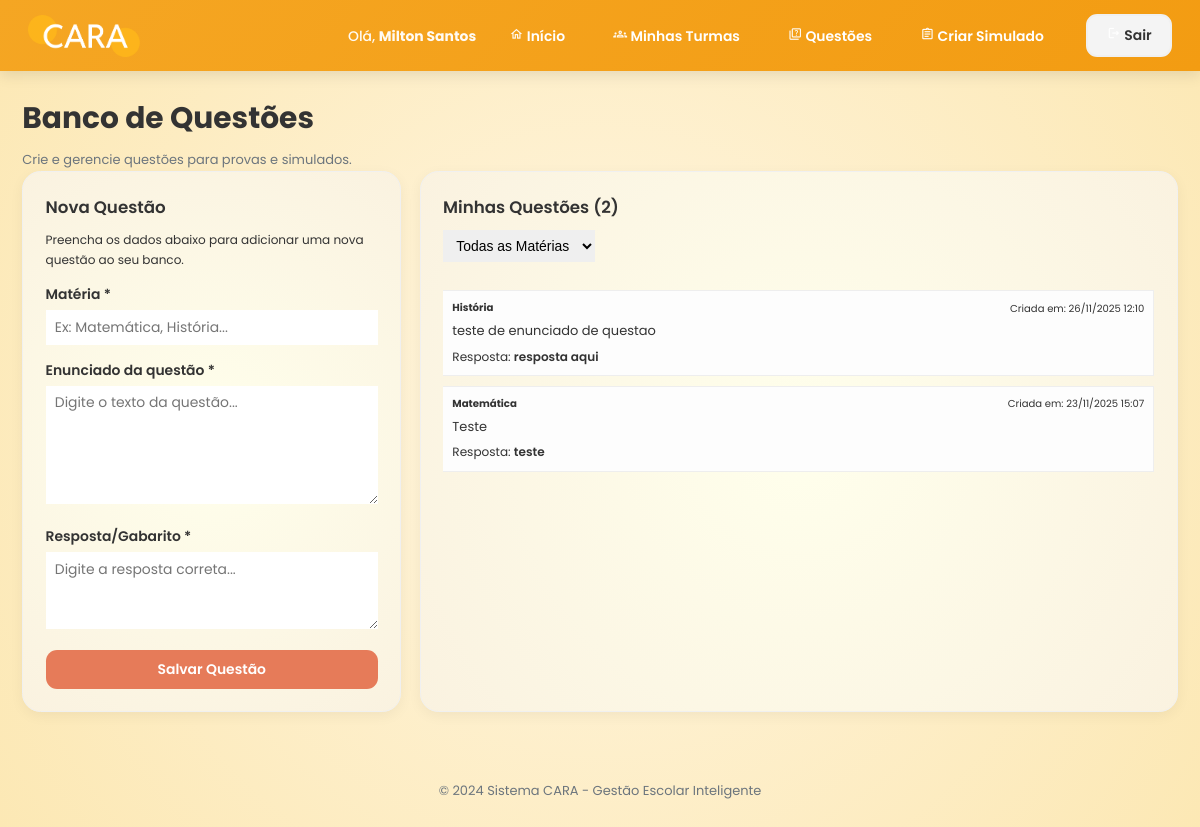
The page /banco-questoes/ (signed in) on the database its author committed.
### escola/models.py (models this page shows, shortened)
class Questao(models.Model):
    enunciado = models.TextField()
    resposta = models.TextField()
    materia = models.CharField(max_length=100)
    autor = models.ForeignKey(Professor, on_delete=models.CASCADE, related_name="questoes_criadas")
    data_criacao = models.DateTimeField(auto_now_add=True)
    class Meta:
        ordering = ['-data_criacao']
        verbose_name = 'Questão'
        verbose_name_plural = 'Questões'

### escola/views.py (the view)
    def wrapper(request, *args, **kwargs):
        if not hasattr(request.user, 'professor'):
            return HttpResponseForbidden("Acesso negado")
        return view_func(request, *args, **kwargs)

### escola/views.py (called while the page is built, shortened)
def professor_required(view_func):
    def wrapper(request, *args, **kwargs):
        if not hasattr(request.user, 'professor'):
            return HttpResponseForbidden("Acesso negado")
        return view_func(request, *args, **kwargs)
    return wrapper

@login_required
@professor_required
def banco_questoes(request):
    professor = request.user.professor
    materia_filtro = request.GET.get('materia', '')
    questoes = Questao.objects.filter(autor=professor).order_by('-id')
    if materia_filtro:
        questoes = questoes.filter(materia__icontains=materia_filtro)
    materias = Questao.objects.filter(autor=professor).values_list('materia', flat=True).distinct()
    return render(request, 'professor/banco_questoes.html', {
        'questoes': questoes,
        'materias': materias,
        'materia_filtro': materia_filtro
    })

### escola/templates/professor/banco_questoes.html (shortened to what this page needs)
{% extends 'base.html' %}
{% block content %}
<div class="page-header">
    <h1>Banco de Questões</h1>
    <p class="subtitle">Crie e gerencie questões para provas e simulados.</p>
</div>
<div class="questoes-layout">
    <div class="card">
        <h3>Nova Questão</h3>
        <p class="hint">Preencha os dados abaixo para adicionar uma nova questão ao seu banco.</p>
        <form method="post" class="questao-form">
            <div class="form-group">
                <label for="materia">Matéria *</label>
                <input type="text" id="materia" name="materia" placeholder="Ex: Matemática, História..." required>
            </div>
            <div class="form-group">
                <label for="enunciado">Enunciado da questão *</label>
                <textarea id="enunciado" name="enunciado" placeholder="Digite o texto da questão..." rows="5" required></textarea>
            </div>
            <div class="form-group">
                <label for="resposta">Resposta/Gabarito *</label>
                <textarea id="resposta" name="resposta" placeholder="Digite a resposta correta..." rows="3" required></textarea>
            </div>
            <button type="submit" class="btn btn-primary btn-block">Salvar Questão</button>
        </form>
    </div>
    <div class="card">
        <h3>Minhas Questões ({{ questoes.count }})</h3>
        <div class="filtro-container">
            <form method="GET" action="{% url 'banco_questoes' %}" class="filtro-form">
                <select name="materia" onchange="this.form.submit()" class="filtro-select">
                    <option value="">Todas as Matérias</option>
                </select>
            </form>
        </div>
        <div class="questoes-list">
            {% for questao in questoes %}
            <div class="questao-item">
                <div class="questao-header">
                    <strong>{{ questao.materia }}</strong>
                    <small>Criada em: {{ questao.data_criacao|date:"d/m/Y H:i" }}</small>
                </div>
                <p class="questao-enunciado-curto">{{ questao.enunciado|truncatewords:20 }}</p>
                <p class="questao-resposta-curta">Resposta: <span class="resposta-preview">{{ questao.resposta|truncatewords:5 }}</span></p>
            </div>
            {% empty %}
            <p class="empty-state">Nenhuma questão cadastrada {% if materia_filtro %} para a matéria **{{ materia_filtro }}**{% endif %}.</p>
            <a href="{% url 'criar_simulado' %}" class="btn btn-secondary">Criar Simulado</a>
            {% endfor %}
        </div>
    </div>
</div>
{% endblock %}

### escola/templates/base.html (shortened to what this page needs)
{% load static %}
<!DOCTYPE html>
<html lang="pt-br">
<head>
    <link rel="stylesheet" href="{% static 'css/style.css' %}">
</head>
<body>
    <header class="navbar">
        <div class="logo-container">
            <img src="{% static 'img/Vector.png' %}" alt="CARA Logo" class="logo">
        </div>
        <nav>
            {% if user.is_authenticated %}
                <span>Olá, <strong>{{ user.get_full_name|default:user.username }}</strong></span>
                <a href="{% url 'dashboard' %}">
                    <span class="material-icons-outlined">home</span>
                    Início
                </a>
                {% if user.professor %}
                    <a href="{% url 'lista_turmas' %}">
                        <span class="material-icons-outlined">groups</span>
                        Minhas Turmas
                    </a>
                    <a href="{% url 'banco_questoes' %}">
                        <span class="material-icons-outlined">quiz</span>
                        Questões
                    </a>
                    <a href="{% url 'criar_simulado' %}">
                        <span class="material-icons-outlined">assignment</span>
                        Criar Simulado
                    </a>
                {% elif user.is_superuser %}
                    <a href="/admin/">
                        <span class="material-icons-outlined">admin_panel_settings</span>
                        Admin
                    </a>
                {% endif %}
                <form action="{% url 'logout' %}" method="post" style="display: inline; margin-left: 1rem;">
                    <button type="submit" class="btn btn-secondary">
                        <span class="material-icons-outlined">logout</span>
                        Sair
                    </button>
                </form>
            {% endif %}
        </nav>
    </header>
    <main class="container">
        {% block content %}
        {% endblock %}
    </main>
    <footer style="text-align: center; padding: 3rem 2rem; color: var(--text-secondary); font-size: 1.4rem;">
        <p>&copy; 2024 Sistema CARA - Gestão Escolar Inteligente</p>
    </footer>
</body>
</html>

### static/css/style.css (style rules this page uses)
:root { --color-primary: #f5a623; --color-secondary: #ffc107; --color-terciaria: #f39c12; --bg-main: #FFF5df; --bg-card: #ffffec; --bg-card-add: #FFEFE7; --bg-tab: #F4F4F4; --border-light: #F0F0F0; --color-stat-circle: #FDD160; --color-add-button: #E67B59; --color-pink-light: #F8B4BF; --color-bar-light: #F8B4BF; --color-bar-accent: #E67B59; --text-primary: #000000; --text-secondary: #555555; --text-tertiary: #555555; --text-placeholder: #555555; --color-success: #27ae60; --color-warning: #f39c12; --color-danger: #e74c3c; }
html { font-size: 62.5%; scroll-behavior: smooth; }
* { margin: 0; padding: 0; box-sizing: border-box; }
body { font-family: 'Poppins', sans-serif; background: radial-gradient(circle, #FFF5df, #fce8b4); color: var(--text-primary); font-size: 1.6rem; line-height: 1.6; min-height: 100vh; }
.navbar { background: linear-gradient(135deg, var(--color-primary), var(--color-terciaria)); padding: 1.5rem 3rem; display: flex; justify-content: space-between; align-items: center; box-shadow: 0 0.4rem 1.5rem rgba(0, 0, 0, 0.1); position: sticky; top: 0; z-index: 1000; }
.navbar .logo-container { display: flex; align-items: center; gap: 1.5rem; }
.navbar .logo-container img { height: 4.5rem; width: auto; }
.navbar nav { display: flex; align-items: center; gap: 2rem; }
.navbar nav a { color: white; text-decoration: none; padding: 0.8rem 1.6rem; border-radius: 1.2rem; transition: all 0.3s ease; font-weight: 600; font-size: 1.5rem; }
.navbar nav span { color: rgba(255, 255, 255, 0.95); font-weight: 500; font-size: 1.5rem; }
.container { max-width: 160rem; margin: 0 auto; padding: 2.4rem; }
.card { background: radial-gradient(circle, #ffffec, #faf2e0); border-radius: 2rem; padding: 2.4rem; box-shadow: 0 0.4rem 1.5rem rgba(0, 0, 0, 0.05); margin-bottom: 2rem; border: 1px solid var(--border-light); transition: all 0.3s ease; }
h1 { color: var(--text-primary); font-size: 3.2rem; margin-bottom: 1rem; font-weight: 700; }
h3 { color: var(--text-primary); font-size: 1.8rem; margin-bottom: 1rem; font-weight: 600; }
p { font-size: 1.4rem; color: var(--text-secondary); line-height: 1.6; }
.btn { display: inline-block; padding: 1rem 2rem; border: none; border-radius: 1.2rem; text-decoration: none; font-weight: 600; text-align: center; cursor: pointer; transition: all 0.3s ease; font-size: 1.5rem; font-family: 'Poppins', sans-serif; }
.btn-primary { background-color: var(--color-add-button); color: white; }
.btn-secondary { background-color: var(--bg-tab); color: var(--text-primary); border: 2px solid var(--border-light); }
.form-group { margin-bottom: 2rem; }
.form-group label { display: block; margin-bottom: 0.8rem; font-weight: 600; color: var(--text-primary); font-size: 1.5rem; }
.form-group input, .form-group textarea, .form-group select { width: 100%; padding: 1.2rem 2rem; border: 2px solid var(--border-light); border-radius: 1.2rem; font-size: 1.5rem; font-family: 'Poppins', sans-serif; background-color: white; transition: all 0.3s ease; }
:root { --color-primary: #f5a623; --color-secondary: #ffc107; --text-primary: #333; --text-secondary: #6c757d; }
@media (max-width: 1200px) { html { font-size: 58%; } }

### rows shown on the page
Questao: materia "História", data_criacao "26/11/2025 12:10", enunciado "teste de enunciado de questao", resposta "resposta aqui"
Questao: materia "Matemática", data_criacao "23/11/2025 15:07", enunciado "Teste", resposta "teste"

### other values the page prints
{{ user.get_full_name|default:user.username }} "Milton Santos"
{{ questoes.count }} "2"
